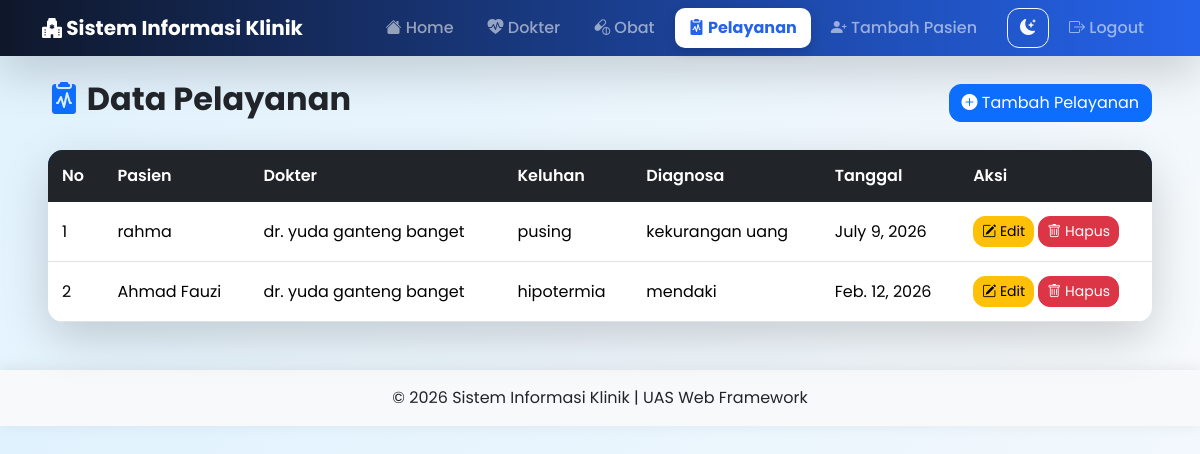
Page /pelayanan/ (signed in) on the committed database.
### blog/models.py (models this page shows, shortened)
class Pelayanan(models.Model):
    pasien = models.ForeignKey(Pasien, on_delete=models.CASCADE)
    dokter = models.ForeignKey(Dokter, on_delete=models.CASCADE)
    keluhan = models.TextField()
    diagnosa = models.TextField()
    tanggal = models.DateField()

class Pasien(models.Model):
    nama = models.CharField(max_length=100)
    umur = models.IntegerField()
    alamat = models.TextField()
    no_hp = models.CharField(max_length=20)

class Dokter(models.Model):
    nama = models.CharField(max_length=100)
    spesialis = models.CharField(max_length=100)
    no_hp = models.CharField(max_length=20)

### blog/views.py (the view)
# urls.py: path('pelayanan/', views.pelayanan, name='pelayanan'),
@login_required(login_url='login')
def pelayanan(request):
    data_pelayanan = Pelayanan.objects.select_related('pasien', 'dokter')
    context = {
        'data_pelayanan': data_pelayanan
    }
    return render(request, 'pelayanan.html', context)

### blog/templates/pelayanan.html
{% extends 'base.html' %}
{% block content %}
<div class="d-flex justify-content-between align-items-center mb-4">
    <h2 class="fw-bold">
        <i class="bi bi-clipboard2-pulse-fill text-primary"></i>
        Data Pelayanan
    </h2>
    <a href="/tambah-pelayanan/" class="btn btn-primary">
        <i class="bi bi-plus-circle-fill"></i>
        Tambah Pelayanan
    </a>
</div>
<div class="card shadow-lg border-0">
    <div class="card-body p-0">
        <div class="table-responsive">
            <table class="table table-hover align-middle mb-0">
                <thead class="table-dark">
                    <tr>
                        <th>No</th>
                        <th>Pasien</th>
                        <th>Dokter</th>
                        <th>Keluhan</th>
                        <th>Diagnosa</th>
                        <th>Tanggal</th>
                        <th>Aksi</th>
                    </tr>
                </thead>
                <tbody>
                    {% for pelayanan in data_pelayanan %}
                    <tr>
                        <td>{{ forloop.counter }}</td>
                        <td>{{ pelayanan.pasien.nama }}</td>
                        <td>{{ pelayanan.dokter.nama }}</td>
                        <td>{{ pelayanan.keluhan }}</td>
                        <td>{{ pelayanan.diagnosa }}</td>
                        <td>{{ pelayanan.tanggal }}</td>
                        <td>
                            <a href="/edit-pelayanan/{{ pelayanan.id }}/"
                               class="btn btn-warning btn-sm">
                                <i class="bi bi-pencil-square"></i>
                                Edit
                            </a>
                            <a href="/hapus-pelayanan/{{ pelayanan.id }}/"
                               class="btn btn-danger btn-sm"
                               onclick="return confirm('Yakin ingin menghapus data pelayanan?')">
                                <i class="bi bi-trash"></i>
                                Hapus
                            </a>
                        </td>
                    </tr>
                    {% empty %}
                    <tr>
                        <td colspan="7" class="text-center">
                            Belum ada data pelayanan.
                        </td>
                    </tr>
                    {% endfor %}
                </tbody>
            </table>
        </div>
    </div>
</div>
{% endblock %}

### blog/static/css/style.css (style rules this page uses)
body { font-family:'Poppins',sans-serif; background:linear-gradient(135deg,#e0f2fe,#f8fafc); transition:.4s; }

### blog/templates/base.html (style rules this page uses)
.card { border:none; border-radius:18px; transition:.35s; }
.btn { border-radius:12px; transition:.3s; }
.table { border-radius:15px; overflow:hidden; }
.card { transition:.4s; }
.table { transition:.4s; }
.table thead { background:#0d6efd; }
.table thead th { border:none; padding:14px; font-weight:600; }
.table tbody td { vertical-align:middle; padding:14px; }
.table tbody tr { transition:.25s; }

### rows in the picture
Pelayanan: pasien.nama "rahma", dokter.nama "dr. yuda ganteng banget", keluhan "pusing", diagnosa "kekurangan uang", tanggal "July 9, 2026"
Pelayanan: pasien.nama "Ahmad Fauzi", dokter.nama "dr. yuda ganteng banget", keluhan "hipotermia", diagnosa "mendaki", tanggal "Feb. 12, 2026"
